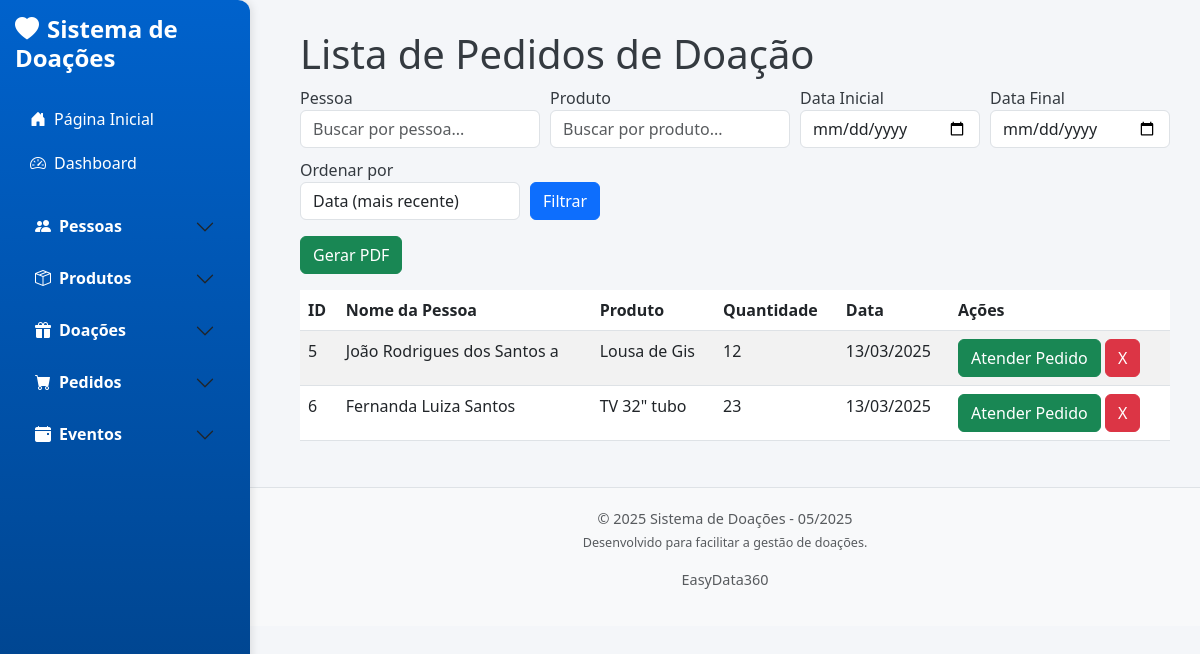
Before: /pedidos with the older database file.
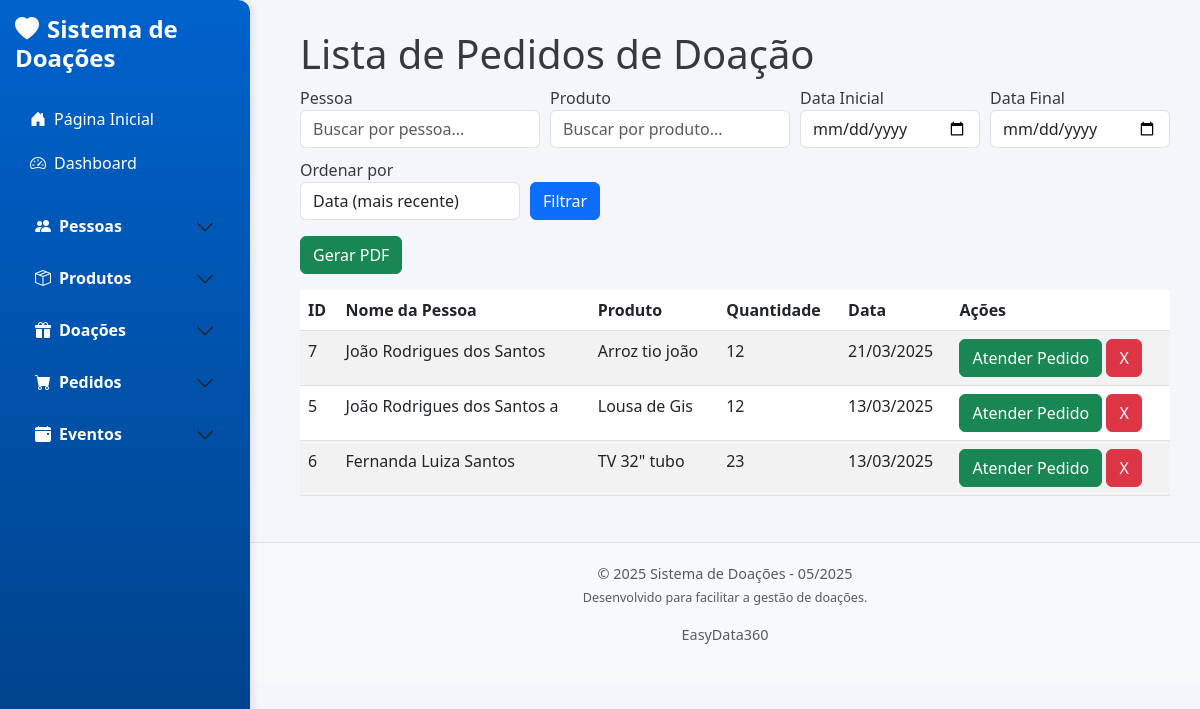
After: the same page with the newer database file.
### app/models/pedido_doacao.py (models this page shows, shortened)
class PedidoDoacao(db.Model):
    __tablename__ = 'pedidos_doacao'
    id = db.Column(db.Integer, primary_key=True)
    pessoa_id = db.Column(db.Integer, db.ForeignKey('pessoas.id'), nullable=False)
    produto_id = db.Column(db.Integer, db.ForeignKey('produtos.id'), nullable=False)
    quantidade = db.Column(db.Integer, nullable=False)
    data_pedido = db.Column(db.DateTime, nullable=False)
    atendido = db.Column(db.Boolean, default=False)
    pessoa = db.relationship('Pessoa', backref='pedidos_doacao')
    produto = db.relationship('Produto', backref='pedidos_doacao')

### app/models/pessoa.py (models this page shows, shortened)
class Pessoa(db.Model):
    __tablename__ = 'pessoas'
    id = db.Column(db.Integer, primary_key=True)
    nome = db.Column(db.String(100), nullable=False)  # Evita duplicação
    endereco = db.Column(db.String(255))
    bairro = db.Column(db.String(100))
    telefone = db.Column(db.String(20))
    filhos = db.Column(db.String(50))
    profissao = db.Column(db.String(50))
    qtd_pessoas = db.Column(db.Integer)
    locomocao = db.Column(db.String(50))
    data_cadastro = db.Column(db.Date)
    ativo = db.Column(db.Boolean, default=True)  # Novo campo para ativação/desativação

### app/models/produto.py (models this page shows, shortened)
class Produto(db.Model):
    __tablename__ = 'produtos'
    id = db.Column(db.Integer, primary_key=True)
    nome_produto = db.Column(db.String(100), nullable=False, unique=True)  # Evita duplicação
    descricao = db.Column(db.String(255), nullable=True)
    quantidade = db.Column(db.Integer, nullable=False, default=0)
    data_entrada = db.Column(db.DateTime, nullable=False)

### app/controllers/pedido_doacao_controller.py (the view)
def listar_pedidos():
    search_pessoa  = request.args.get('search_pessoa', '').strip()
    search_produto = request.args.get('search_produto', '').strip()
    data_inicial   = request.args.get('data_inicial')
    data_final     = request.args.get('data_final')
    order_by       = request.args.get('order_by', 'data_desc')
    pedidos_query = (PedidoDoacao.query
                     .join(Pessoa, PedidoDoacao.pessoa_id == Pessoa.id)
                     .join(Produto, PedidoDoacao.produto_id == Produto.id))
    pedidos_query = _aplicar_filtros_basicos(pedidos_query, search_pessoa, search_produto)
    pedidos_query = _aplicar_filtro_datas(pedidos_query, data_inicial, data_final)
    pedidos_query = _aplicar_ordenacao(pedidos_query, order_by)
    pedidos = pedidos_query.all()
    return render_template('pedidos/lista.html', pedidos=pedidos)

### app/controllers/pedido_doacao_controller.py (called while the page is built, shortened)
def _aplicar_filtros_basicos(query, search_pessoa: str = "", search_produto: str = ""):
    if search_pessoa:
        query = query.filter(Pessoa.nome.ilike(f"%{search_pessoa}%"))
    if search_produto:
        query = query.filter(Produto.nome_produto.ilike(f"%{search_produto}%"))
    return query

def _aplicar_filtro_datas(query, data_inicial: str = None, data_final: str = None):
    if not data_inicial and not data_final:
        return query

def _aplicar_ordenacao(query, order_by: str):
    if order_by == 'data_asc':
        return query.order_by(PedidoDoacao.data_pedido.asc())
    if order_by == 'pessoa_asc':
        return query.order_by(Pessoa.nome.asc(), PedidoDoacao.data_pedido.desc())
    if order_by == 'pessoa_desc':
        return query.order_by(Pessoa.nome.desc(), PedidoDoacao.data_pedido.desc())
    if order_by == 'produto_asc':
        return query.order_by(Produto.nome_produto.asc(), PedidoDoacao.data_pedido.desc())
    if order_by == 'produto_desc':
        return query.order_by(Produto.nome_produto.desc(), PedidoDoacao.data_pedido.desc())
    return query.order_by(PedidoDoacao.data_pedido.desc())

### app/templates/pedidos/lista.html (shortened to what this page needs)
{% extends 'base.html' %}
{% block content %}
<h1>Lista de Pedidos de Doação</h1>
<form method="GET" action="{{ url_for('listar_pedidos') }}" class="mb-3">
  <div class="form-row" style="display:flex;flex-wrap:wrap;gap:10px;">
    <div class="form-group" style="min-width:220px;flex:1;">
      <label for="search_pessoa">Pessoa</label>
      <input
        type="text"
        id="search_pessoa"
        name="search_pessoa"
        class="form-control"
        placeholder="Buscar por pessoa..."
        value="{{ request.args.get('search_pessoa', '') }}"
      >
    </div>
    <div class="form-group" style="min-width:220px;flex:1;">
      <label for="search_produto">Produto</label>
      <input
        type="text"
        id="search_produto"
        name="search_produto"
        class="form-control"
        placeholder="Buscar por produto..."
        value="{{ request.args.get('search_produto', '') }}"
      >
    </div>
    <div class="form-group" style="min-width:180px;">
      <label for="data_inicial">Data Inicial</label>
      <input
        type="date"
        id="data_inicial"
        name="data_inicial"
        class="form-control"
        value="{{ request.args.get('data_inicial', '') }}"
      >
    </div>
    <div class="form-group" style="min-width:180px;">
      <label for="data_final">Data Final</label>
      <input
        type="date"
        id="data_final"
        name="data_final"
        class="form-control"
        value="{{ request.args.get('data_final', '') }}"
      >
    </div>
    <div class="form-group" style="min-width:220px;">
      <label for="order_by">Ordenar por</label>
      <select id="order_by" name="order_by" class="form-control">
        {% set ob = request.args.get('order_by','data_desc') %}
        <option value="data_desc"   {{ 'selected' if ob=='data_desc' else '' }}>Data (mais recente)</option>
      </select>
    </div>
    <div class="form-group" style="align-self:flex-end;">
      <button type="submit" class="btn btn-primary">Filtrar</button>
    </div>
  </div>
</form>
<form method="GET" action="{{ url_for('relatorio_pedidos_pdf') }}" class="mb-3">
  <button type="submit" class="btn btn-success">Gerar PDF</button>
</form>
<table class="table table-striped">
  <thead>
    <tr>
      <th>ID</th>
      <th>Nome da Pessoa</th>
      <th>Produto</th>
      <th>Quantidade</th>
      <th>Data</th>
      <th>Ações</th>
    </tr>
  </thead>
  <tbody>
    {% for pedido in pedidos %}
    <tr>
      <td>{{ pedido.id }}</td>
      <td>{{ pedido.pessoa.nome }}</td>
      <td>{{ pedido.produto.nome_produto }}</td>
      <td>{{ pedido.quantidade }}</td>
      <td>{{ pedido.data_pedido.strftime('%d/%m/%Y') }}</td>
      <td>
        <a
          href="{{ url_for('validar_pedido', pessoa_id=pedido.pessoa.id, produto_id=pedido.produto.id, quantidade=pedido.quantidade) }}"
          class="btn btn-success"
        >
          Atender Pedido
        </a>
        <form action="{{ url_for('delete_pedido', id=pedido.id) }}" method="post" style="display:inline;">
          <button type="submit" class="btn btn-danger" onclick="return confirm('Tem certeza que deseja excluir este pedido?')">X</button>
        </form>
      </td>
    </tr>
    {% endfor %}
  </tbody>
</table>
{% endblock %}

Changed rows visible on the page:
added PedidoDoacao: id "7", pessoa.nome "João Rodrigues dos Santos", produto.nome_produto "Arroz tio joão", quantidade "12", data_pedido "21/03/2025"
